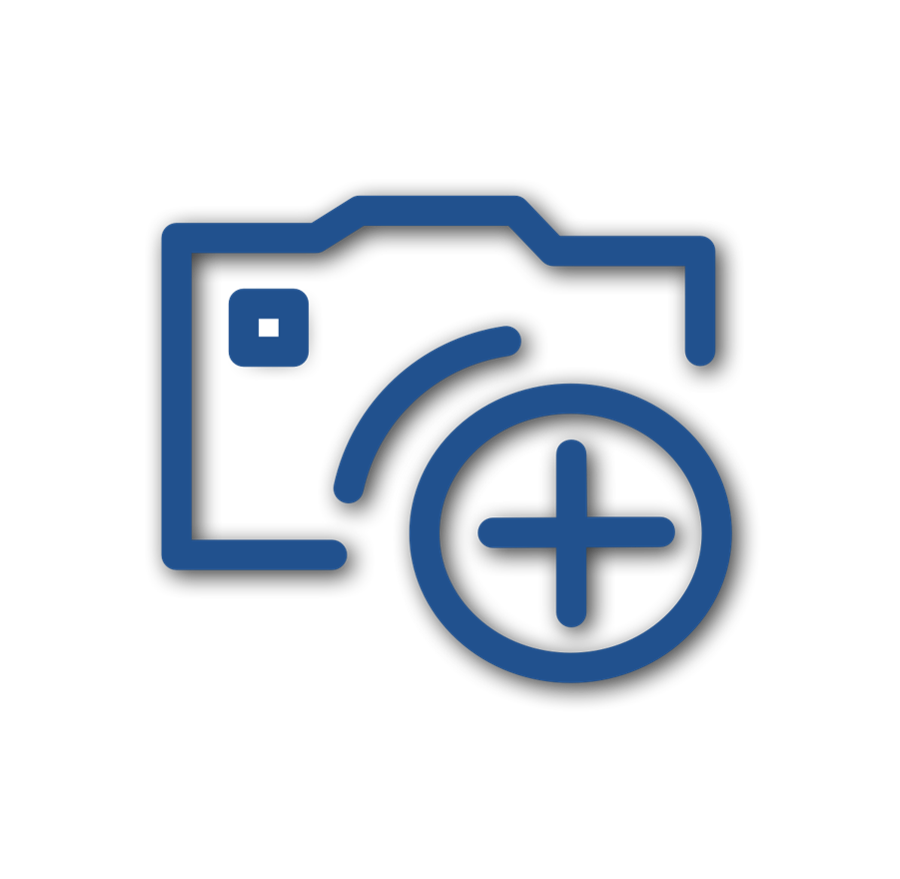
#> input picture media/default_image.png, 900 x 879 px
$ python -i image_process.py   (imports and definitions only)
#> lines starting #> are read from the running program, lines starting #| are printed output that depends on the picture
from PIL import Image


def image_process(image_path):
#> called with image_path = '../media/default_image.png'
    raw_image = Image.open(image_path)
#> raw_image is the input picture: PIL image 900x879 RGBA; mean R, G, B, A 3.7, 9, 15.7, 34
    rgb_image = raw_image.convert('RGB')
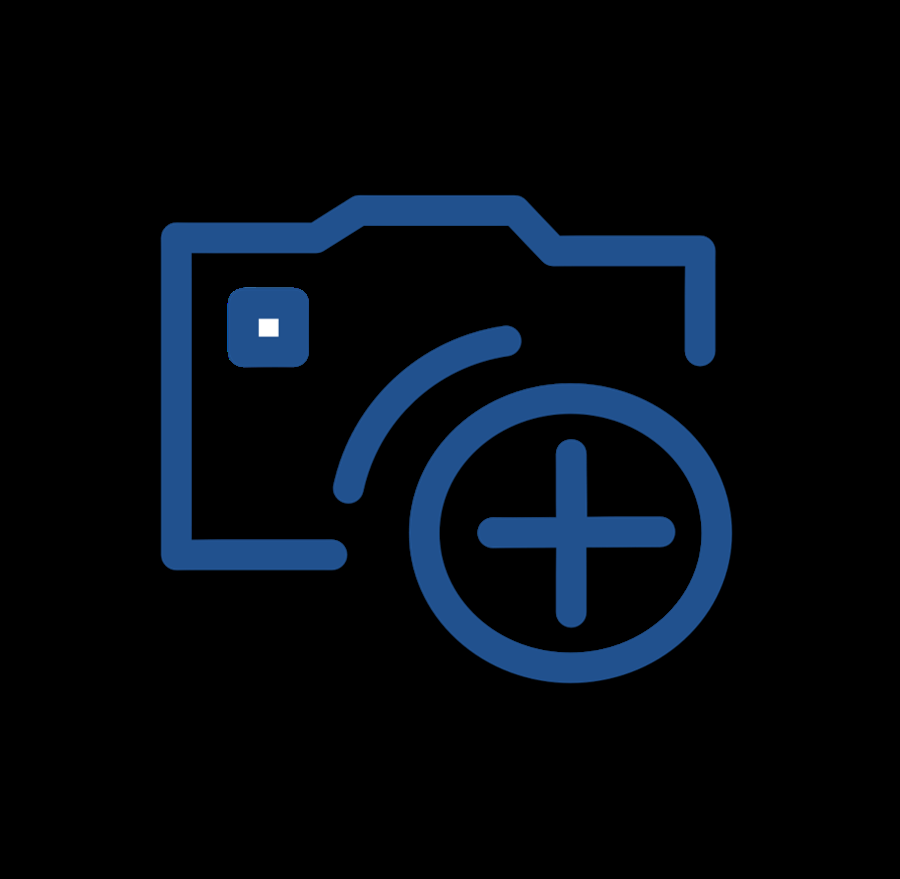
#> rgb_image: PIL image 900x879 RGB; mean R, G, B 3.7, 9, 15.7
    width, height = rgb_image.size
#> width = 900; height = 879
    img_ratio = round(width/height,2)
#> img_ratio = 1.02

    if img_ratio < 0.8:
        cr_size = (height - width) / 2.2
        cr_image = rgb_image.crop((0, cr_size, width , height- cr_size))
        cr_image.save(image_path)
    elif img_ratio > 1.6:
        cr_size = (width - height) / 2.7
        cr_image = rgb_image.crop((0 + cr_size, 0, width - cr_size, height))
        cr_image.save(image_path)

    rgb_image = Image.open(image_path)
    width, height = rgb_image.size
    img_ratio = round(width/height,2)

    max_size = 900
    new_width = width
#> new_width = 900
    new_height = height
#> new_height = 879

    if img_ratio >= 1 and width > max_size:
        new_ratio = round(max_size/width,3)
        new_width=round(new_ratio*width,0)
        new_height=round(new_ratio*height,0)
    elif img_ratio <= 1 and height > max_size:
        new_ratio = round(max_size/height,3)
        new_width=round(new_ratio*width,0)
        new_height=round(new_ratio*height,0)

    new_size=(int(new_width), int(new_height))
#> new_size = (900, 879)
    rsz = rgb_image.resize(new_size)
    rsz.save(image_path)

>>> result = image_process('../media/default_image.png')
